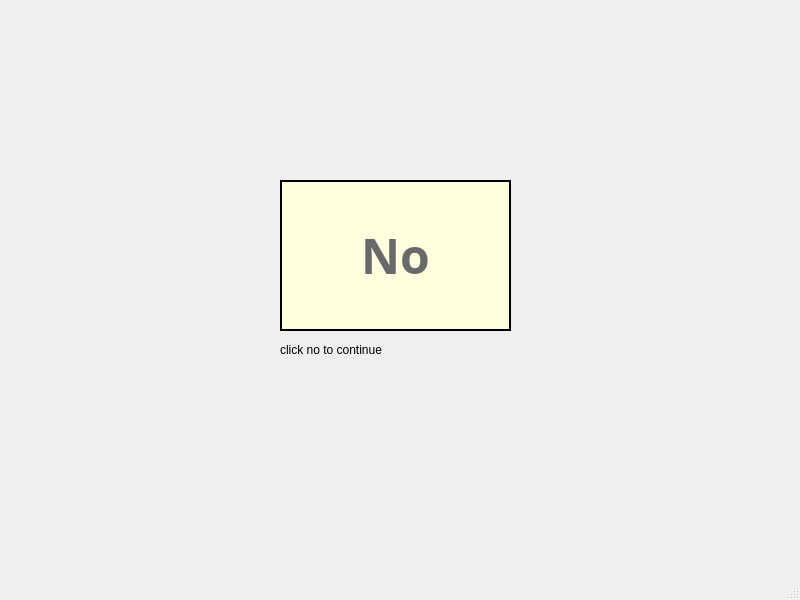
<?xml version="1.0" encoding="UTF-8"?>
<ui version="4.0">
 <class>MainWindow</class>
 <widget class="QMainWindow" name="MainWindow">
  <property name="geometry">
   <rect>
    <x>0</x>
    <y>0</y>
    <width>800</width>
    <height>600</height>
   </rect>
  </property>
  <property name="windowTitle">
   <string>MainWindow</string>
  </property>
  <widget class="QWidget" name="centralwidget">
   <widget class="QPushButton" name="btnno">
    <property name="geometry">
     <rect>
      <x>280</x>
      <y>180</y>
      <width>231</width>
      <height>151</height>
     </rect>
    </property>
    <property name="font">
     <font>
      <family>Rockwell Extra Bold</family>
      <pointsize>36</pointsize>
      <weight>75</weight>
      <bold>true</bold>
     </font>
    </property>
    <property name="styleSheet">
     <string notr="true">color:#696969;
background-color: #FFFFE0;
border: 2px solid black;
</string>
    </property>
    <property name="text">
     <string>No</string>
    </property>
   </widget>
   <widget class="QLabel" name="label">
    <property name="geometry">
     <rect>
      <x>280</x>
      <y>340</y>
      <width>121</width>
      <height>20</height>
     </rect>
    </property>
    <property name="text">
     <string>click no to continue</string>
    </property>
   </widget>
  </widget>
  <widget class="QMenuBar" name="menubar">
   <property name="geometry">
    <rect>
     <x>0</x>
     <y>0</y>
     <width>800</width>
     <height>26</height>
    </rect>
   </property>
  </widget>
  <widget class="QStatusBar" name="statusbar"/>
 </widget>
 <resources/>
 <connections/>
</ui>
